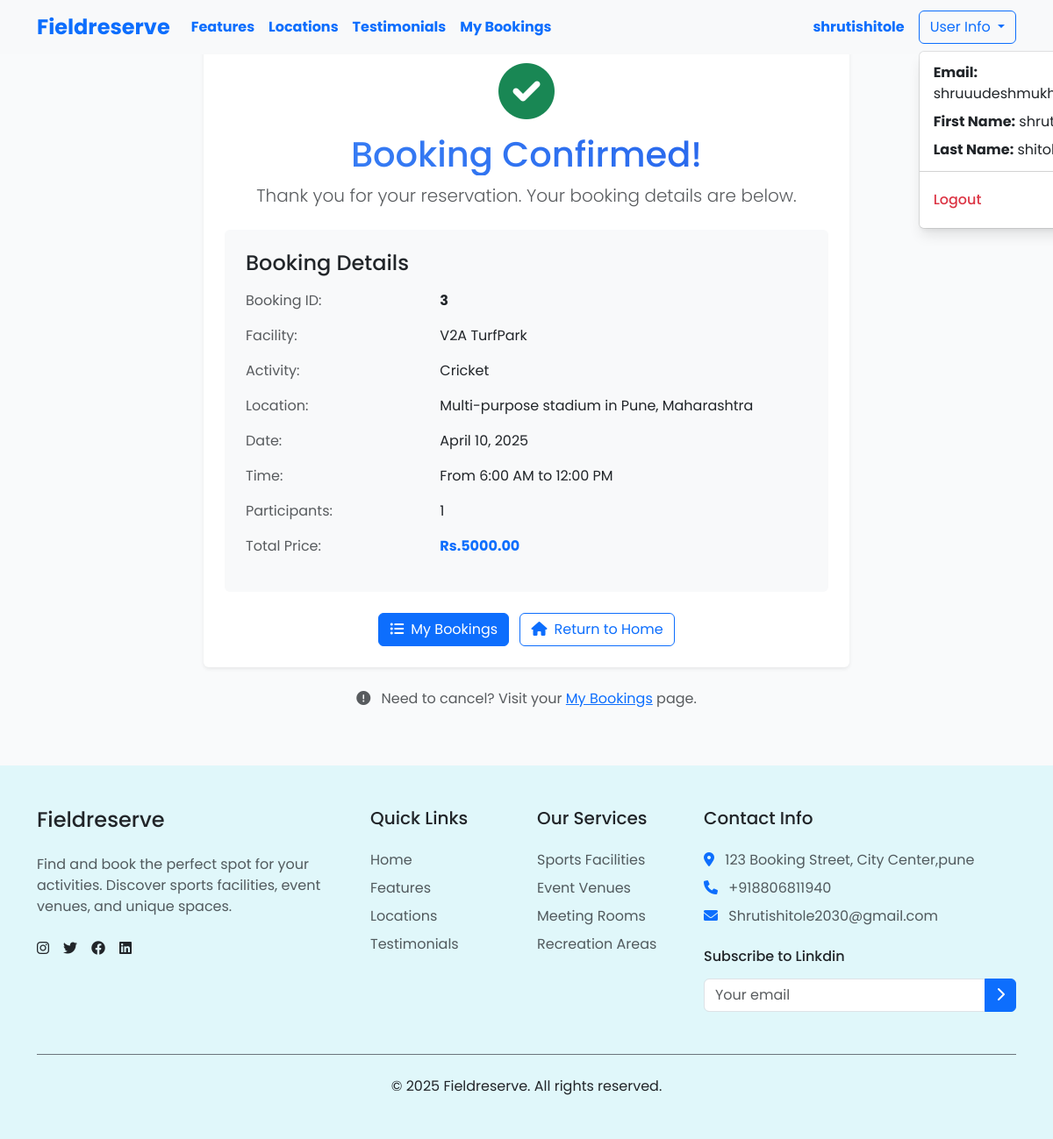
The page /confirmation/3/ (signed in) on the database its author committed.
### booking/models.py (models this page shows, shortened)
class Booking(models.Model):
    user = models.ForeignKey(User, on_delete=models.CASCADE)
    slot = models.ForeignKey(Slot, on_delete=models.CASCADE)
    booking_time = models.DateTimeField(auto_now_add=True)
    booking_date = models.DateTimeField(auto_now_add=True)
    status = models.CharField(max_length=20, default='confirmed')
    payment_status = models.CharField(max_length=20, default='pending')
    participants = models.IntegerField(default=1, help_text="Number of participants")

class Slot(models.Model):
    field = models.ForeignKey('Field', on_delete=models.CASCADE, related_name='time_slots')
    date = models.DateField()
    start_time = models.TimeField()
    end_time = models.TimeField()
    price = models.DecimalField(max_digits=8, decimal_places=2)
    available = models.BooleanField(default=True)
    capacity = models.IntegerField(default=10)
    available_slots = models.IntegerField(null=True, blank=True)

class Field(models.Model):
    name = models.CharField(max_length=100)
    location = models.ForeignKey(Location, on_delete=models.CASCADE, related_name='fields')
    description = models.TextField()
    activity_type = models.ForeignKey(ActivityType, on_delete=models.CASCADE, related_name='fields')
    indoor = models.BooleanField(default=False)
    image = models.ImageField(upload_to='fields/', null=True, blank=True)
    default_image = models.ImageField(upload_to='fields/', default='default_field.jpg')

class ActivityType(models.Model):
    name = models.CharField(max_length=50)
    def __str__(self):
        return self.name

class Location(models.Model):
    name = models.CharField(max_length=100)
    address = models.CharField(max_length=200)
    city = models.CharField(max_length=100, blank=True)  # Ensure this field is populated correctly
    latitude = models.FloatField(null=True, blank=True)
    longitude = models.FloatField(null=True, blank=True)
    is_featured = models.BooleanField(default=False)
    def __str__(self):
        return self.name

### booking/views.py (the view)
# urls.py: path('confirmation/<int:booking_id>/', views.booking_confirmation, name='booking_confirmation'),
@login_required
def booking_confirmation(request, booking_id):
    booking = get_object_or_404(Booking, id=booking_id, user=request.user)
    return render(request, 'booking_confirmation.html', {'booking': booking})

### templates/booking_confirmation.html
{% extends 'base.html' %} {% block content %}
<div class="container py-5">
  <div class="row justify-content-center">
    <div class="col-md-8">
      <div class="card shadow-sm border-0">
        <div class="card-body p-4">
          <div class="text-center mb-4">
            <i class="fas fa-check-circle text-success fa-4x mb-3"></i>
            <h1 class="text-gradient">Booking Confirmed!</h1>
            <p class="lead text-muted">
              Thank you for your reservation. Your booking details are below.
            </p>
          </div>
          <div class="bg-light rounded p-4 mb-4">
            <h4 class="mb-3">Booking Details</h4>
            {% if booking %}
            <div class="row mb-3">
              <div class="col-sm-4 text-muted">Booking ID:</div>
              <div class="col-sm-8 fw-bold">{{ booking.id }}</div>
            </div>
            <div class="row mb-3">
              <div class="col-sm-4 text-muted">Facility:</div>
              <div class="col-sm-8">{{ booking.slot.field.name }}</div>
            </div>
            <div class="row mb-3">
              <div class="col-sm-4 text-muted">Activity:</div>
              <div class="col-sm-8">{{ booking.slot.field.activity_type }}</div>
            </div>
            <div class="row mb-3">
              <div class="col-sm-4 text-muted">Location:</div>
              <div class="col-sm-8">{{ booking.slot.field.location }}</div>
            </div>
            <div class="row mb-3">
              <div class="col-sm-4 text-muted">Date:</div>
              <div class="col-sm-8">{{ booking.slot.date|date:"F j, Y" }}</div>
            </div>
            <div class="row mb-3">
              <div class="col-sm-4 text-muted">Time:</div>
              <div class="col-sm-8">
                From {{ booking.slot.start_time|time:"g:i A" }} to
                {{ booking.slot.end_time|time:"g:i A" }}
              </div>
            </div>
            {% if booking.participants %}
            <div class="row mb-3">
              <div class="col-sm-4 text-muted">Participants:</div>
              <div class="col-sm-8">{{ booking.participants }}</div>
            </div>
            {% endif %}
            <div class="row mb-3">
              <div class="col-sm-4 text-muted">Total Price:</div>
              <div class="col-sm-8 fw-bold text-primary">
                Rs.{{ booking.slot.price }}
              </div>
            </div>
            {% endif %}
          </div>
          <div class="text-center">
            <a href="{% url 'my_bookings' %}" class="btn btn-primary me-2">
              <i class="fas fa-list-ul me-2"></i>My Bookings
            </a>
            <a href="{% url 'index' %}" class="btn btn-outline-primary">
              <i class="fas fa-home me-2"></i>Return to Home
            </a>
          </div>
        </div>
      </div>
      <div class="text-center mt-4">
        <p class="text-muted">
          <i class="fas fa-exclamation-circle me-2"></i>
          Need to cancel? Visit your
          <a href="{% url 'my_bookings' %}">My Bookings</a> page.
        </p>
      </div>
    </div>
  </div>
</div>
{% endblock %}

### templates/navbar.html (shortened to what this page needs)
<nav class="navbar navbar-expand-lg navbar-dark bg-light fixed-top">
  <div class="container">
    <a class="navbar-brand" href="{% url 'index' %}">
      <span class="text-primary fw-bold fs-4">Fieldreserve</span>
    </a>
    <div class="collapse navbar-collapse" id="navbarNav">
      <ul class="navbar-nav me-auto">
        <li class="nav-item">
          <a class="nav-link text-primary fw-bold" href="#features">Features</a>
        </li>
        <li class="nav-item">
          <a class="nav-link text-primary fw-bold" href="#locations"
            >Locations</a
          >
        </li>
        <li class="nav-item">
          <a class="nav-link text-primary fw-bold" href="#testimonials"
            >Testimonials</a
          >
        </li>
        {% if user.is_authenticated %}
        <li class="nav-item">
          <a
            class="nav-link text-primary fw-bold"
            href="{% url 'my_bookings' %}"
            >My Bookings</a
          >
        </li>
        {% endif %}
      </ul>
      <div class="d-flex align-items-center">
        {% if user.is_authenticated %}
        <div class="d-flex align-items-center">
          {% if user.is_authenticated %}
          <span class="text-primary fw-bold me-3">{{ user.username }}</span>
          {% endif %}
          <div class="dropdown">
            <button
              class="btn btn-outline-primary dropdown-toggle"
              type="button"
              id="dropdownMenuButton"
              data-bs-toggle="dropdown"
              aria-expanded="false"
            >
              User Info
            </button>
            <ul class="dropdown-menu" aria-labelledby="userDropdown">
              <li>
                <span class="dropdown-item-text">
                  <strong>Email:</strong> {{ user.email }}
                </span>
              </li>
              <li>
                <span class="dropdown-item-text">
                  <strong>First Name:</strong> {{ user.first_name }}
                </span>
              </li>
              <li>
                <span class="dropdown-item-text">
                  <strong>Last Name:</strong> {{ user.last_name }}
                </span>
              </li>
              <li>
                <hr class="dropdown-divider" />
              </li>
              <li>
                <a class="dropdown-item text-danger" href="{% url 'logout' %}"
                  >Logout</a
                >
              </li>
            </ul>
          </div>
        </div>
        {% else %}
        <a href="{% url 'login' %}" class="btn btn-outline-primary me-2"
          >Login</a
        >
        {% endif %}
      </div>
    </div>
  </div>
</nav>

### templates/base.html (style rules this page uses)
:root { --primary-color: #3b82f6; --primary-light: #eff6ff; --accent-color: #1d4ed8; --text-dark: #1f2937; --text-light: #6b7280; --bg-light: #f9fafb; --bg-white: #ffffff; --shadow-sm: 0 1px 2px 0 rgba(0, 0, 0, 0.05); --shadow: 0 4px 6px -1px rgba(0, 0, 0, 0.1), 0 2px 4px -1px rgba(0, 0, 0, 0.06); --shadow-lg: 0 10px 15px -3px rgba(0, 0, 0, 0.1), 0 4px 6px -2px rgba(0, 0, 0, 0.05); }
body { font-family: "Poppins", sans-serif; color: var(--text-dark); background-color: var(--bg-light); }
.text-gradient { background: linear-gradient(to right, #3b82f6, #2563eb); -webkit-background-clip: text; -webkit-text-fill-color: transparent; background-clip: text; color: transparent; }
.dropdown-menu { display: block; margin-top: 0.5rem; min-width: 100%; padding: 0.5rem 0; border-radius: 0.375rem; box-shadow: var(--shadow-lg); border: 1px solid rgba(0, 0, 0, 0.1); z-index: 1000; }
.dropdown-item { padding: 0.75rem 1rem; font-weight: 500; }

### rows shown on the page
Booking: id "3", slot.field.name "V2A TurfPark", slot.field.activity_type "Cricket", slot.field.location "Multi-purpose stadium in Pune, Maharashtra", slot "April 10, 2025", slot.start_time "6:00 AM", slot.end_time "12:00 PM", participants "1", slot.price "5000.00"

### other values the page prints
{{ user.username }} "shrutishitole"
